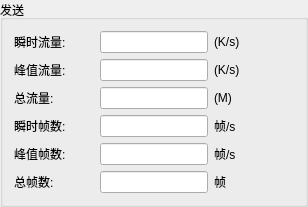
               <widget class="QGroupBox" name="groupBox_recv_2">
                <property name="sizePolicy">
                 <sizepolicy hsizetype="Expanding" vsizetype="Preferred">
                  <horstretch>0</horstretch>
                  <verstretch>0</verstretch>
                 </sizepolicy>
                </property>
                <property name="title">
                 <string>发送</string>
                </property>
                <layout class="QHBoxLayout" name="horizontalLayout_17">
                 <item>
                  <layout class="QVBoxLayout" name="verticalLayout_2">
                   <item>
                    <layout class="QHBoxLayout" name="horizontalLayout_18">
                     <item>
                      <layout class="QHBoxLayout" name="horizontalLayout_19">
                       <item>
                        <widget class="QLabel" name="label_8">
                         <property name="minimumSize">
                          <size>
                           <width>80</width>
                           <height>0</height>
                          </size>
                         </property>
                         <property name="maximumSize">
                          <size>
                           <width>16777215</width>
                           <height>16777215</height>
                          </size>
                         </property>
                         <property name="text">
                          <string>瞬时流量:</string>
                         </property>
                        </widget>
                       </item>
                       <item>
                        <widget class="QLineEdit" name="lineEdit_SendUnitFlow">
                         <property name="sizePolicy">
                          <sizepolicy hsizetype="Fixed" vsizetype="Fixed">
                           <horstretch>0</horstretch>
                           <verstretch>0</verstretch>
                          </sizepolicy>
                         </property>
                        </widget>
                       </item>
                       <item>
                        <widget class="QLabel" name="label_9">
                         <property name="minimumSize">
                          <size>
                           <width>40</width>
                           <height>0</height>
                          </size>
                         </property>
                         <property name="text">
                          <string>(K/s)</string>
                         </property>
                        </widget>
                       </item>
                      </layout>
                     </item>
                     <item>
                      <spacer name="horizontalSpacer_9">
                       <property name="orientation">
                        <enum>Qt::Horizontal</enum>
                       </property>
                       <property name="sizeHint" stdset="0">
                        <size>
                         <width>40</width>
                         <height>20</height>
                        </size>
                       </property>
                      </spacer>
                     </item>
                    </layout>
                   </item>
                   <item>
                    <layout class="QHBoxLayout" name="horizontalLayout_20">
                     <item>
                      <layout class="QHBoxLayout" name="horizontalLayout_21">
                       <item>
                        <widget class="QLabel" name="label_20">
                         <property name="minimumSize">
                          <size>
                           <width>80</width>
                           <height>0</height>
                          </size>
                         </property>
                         <property name="maximumSize">
                          <size>
                           <width>16777215</width>
                           <height>16777215</height>
                          </size>
                         </property>
                         <property name="text">
                          <string>峰值流量:</string>
                         </property>
                        </widget>
                       </item>
                       <item>
                        <widget class="QLineEdit" name="lineEdit_SendPeakFlow">
                         <property name="sizePolicy">
                          <sizepolicy hsizetype="Fixed" vsizetype="Fixed">
                           <horstretch>0</horstretch>
                           <verstretch>0</verstretch>
                          </sizepolicy>
                         </property>
                        </widget>
                       </item>
                       <item>
                        <widget class="QLabel" name="label_21">
                         <property name="minimumSize">
                          <size>
                           <width>40</width>
                           <height>0</height>
                          </size>
                         </property>
                         <property name="text">
                          <string>(K/s)</string>
                         </property>
                        </widget>
                       </item>
                      </layout>
                     </item>
                     <item>
                      <spacer name="horizontalSpacer_10">
                       <property name="orientation">
                        <enum>Qt::Horizontal</enum>
                       </property>
                       <property name="sizeHint" stdset="0">
                        <size>
                         <width>40</width>
                         <height>20</height>
                        </size>
                       </property>
                      </spacer>
                     </item>
                    </layout>
                   </item>
                   <item>
                    <layout class="QHBoxLayout" name="horizontalLayout_22">
                     <item>
                      <layout class="QHBoxLayout" name="horizontalLayout_23">
                       <item>
                        <widget class="QLabel" name="label_3">
                         <property name="minimumSize">
                          <size>
                           <width>80</width>
                           <height>0</height>
                          </size>
                         </property>
                         <property name="text">
                          <string>总流量:</string>
                         </property>
                        </widget>
                       </item>
                       <item>
                        <widget class="QLineEdit" name="lineEdit_SendAllFlow">
                         <property name="sizePolicy">
                          <sizepolicy hsizetype="Fixed" vsizetype="Fixed">
                           <horstretch>0</horstretch>
                           <verstretch>0</verstretch>
                          </sizepolicy>
                         </property>
                        </widget>
                       </item>
                       <item>
                        <widget class="QLabel" name="label_5">
                         <property name="minimumSize">
                          <size>
                           <width>40</width>
                           <height>0</height>
                          </size>
                         </property>
                         <property name="text">
                          <string>(M)</string>
                         </property>
                        </widget>
                       </item>
                      </layout>
                     </item>
                     <item>
                      <spacer name="horizontalSpacer_11">
                       <property name="orientation">
                        <enum>Qt::Horizontal</enum>
                       </property>
                       <property name="sizeHint" stdset="0">
                        <size>
                         <width>40</width>
                         <height>20</height>
                        </size>
                       </property>
                      </spacer>
                     </item>
                    </layout>
                   </item>
                   <item>
                    <layout class="QHBoxLayout" name="horizontalLayout_24">
                     <item>
                      <layout class="QHBoxLayout" name="horizontalLayout_25">
                       <item>
                        <widget class="QLabel" name="label_22">
                         <property name="minimumSize">
                          <size>
                           <width>80</width>
                           <height>0</height>
                          </size>
                         </property>
                         <property name="text">
                          <string>瞬时帧数:</string>
                         </property>
                        </widget>
                       </item>
                       <item>
                        <widget class="QLineEdit" name="lineEdit_SendUnitFrame">
                         <property name="sizePolicy">
                          <sizepolicy hsizetype="Fixed" vsizetype="Fixed">
                           <horstretch>0</horstretch>
                           <verstretch>0</verstretch>
                          </sizepolicy>
                         </property>
                        </widget>
                       </item>
                       <item>
                        <widget class="QLabel" name="label_23">
                         <property name="minimumSize">
                          <size>
                           <width>40</width>
                           <height>0</height>
                          </size>
                         </property>
                         <property name="text">
                          <string>帧/s</string>
                         </property>
                        </widget>
                       </item>
                      </layout>
                     </item>
                     <item>
                      <spacer name="horizontalSpacer_12">
                       <property name="orientation">
                        <enum>Qt::Horizontal</enum>
                       </property>
                       <property name="sizeHint" stdset="0">
                        <size>
                         <width>40</width>
                         <height>20</height>
                        </size>
                       </property>
                      </spacer>
                     </item>
                    </layout>
                   </item>
                   <item>
                    <layout class="QHBoxLayout" name="horizontalLayout_26">
                     <item>
                      <layout class="QHBoxLayout" name="horizontalLayout_27">
                       <item>
                        <widget class="QLabel" name="label_24">
                         <property name="minimumSize">
                          <size>
                           <width>80</width>
                           <height>0</height>
                          </size>
                         </property>
                         <property name="text">
                          <string>峰值帧数:</string>
                         </property>
                        </widget>
                       </item>
                       <item>
                        <widget class="QLineEdit" name="lineEdit_SendPeakFrame">
                         <property name="sizePolicy">
                          <sizepolicy hsizetype="Fixed" vsizetype="Fixed">
                           <horstretch>0</horstretch>
                           <verstretch>0</verstretch>
                          </sizepolicy>
                         </property>
                        </widget>
                       </item>
                       <item>
                        <widget class="QLabel" name="label_25">
                         <property name="minimumSize">
                          <size>
                           <width>40</width>
                           <height>0</height>
                          </size>
                         </property>
                         <property name="text">
                          <string>帧/s</string>
                         </property>
                        </widget>
                       </item>
                      </layout>
                     </item>
                     <item>
                      <spacer name="horizontalSpacer_13">
                       <property name="orientation">
                        <enum>Qt::Horizontal</enum>
                       </property>
                       <property name="sizeHint" stdset="0">
                        <size>
                         <width>40</width>
                         <height>20</height>
                        </size>
                       </property>
                      </spacer>
                     </item>
                    </layout>
                   </item>
                   <item>
                    <layout class="QHBoxLayout" name="horizontalLayout_28">
                     <item>
                      <layout class="QHBoxLayout" name="horizontalLayout_29">
                       <item>
                        <widget class="QLabel" name="label_26">
                         <property name="minimumSize">
                          <size>
                           <width>80</width>
                           <height>0</height>
                          </size>
                         </property>
                         <property name="text">
                          <string>总帧数:</string>
                         </property>
                        </widget>
                       </item>
                       <item>
                        <widget class="QLineEdit" name="lineEdit_SendAllFrame">
                         <property name="sizePolicy">
                          <sizepolicy hsizetype="Fixed" vsizetype="Fixed">
                           <horstretch>0</horstretch>
                           <verstretch>0</verstretch>
                          </sizepolicy>
                         </property>
                        </widget>
                       </item>
                       <item>
                        <widget class="QLabel" name="label_27">
                         <property name="minimumSize">
                          <size>
                           <width>40</width>
                           <height>0</height>
                          </size>
                         </property>
                         <property name="text">
                          <string>帧</string>
                         </property>
                        </widget>
                       </item>
                      </layout>
                     </item>
                     <item>
                      <spacer name="horizontalSpacer_14">
                       <property name="orientation">
                        <enum>Qt::Horizontal</enum>
                       </property>
                       <property name="sizeHint" stdset="0">
                        <size>
                         <width>40</width>
                         <height>20</height>
                        </size>
                       </property>
                      </spacer>
                     </item>
                    </layout>
                   </item>
                  </layout>
                 </item>
                </layout>
               </widget>
